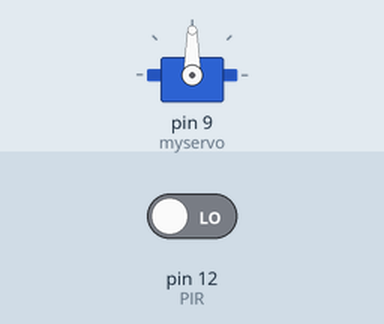
Bench run of a sketch on a simulated Arduino Uno, built with avr-gcc and run on an emulated ATmega328P. On the bench: servo. The inputs (shaded band) are chosen by the test bench; at power-on: pin 12 (PIR) LOW. What the sketch prints to the serial monitor is not drawn.

Above: at 5.2 s.
5.3 s: pin 12 (PIR) driven HIGH
At 8.2 s:
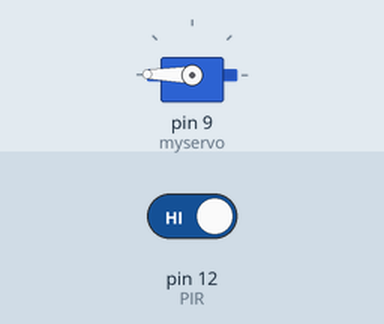
8.5 s: pin 12 (PIR) driven LOW
At 11.5 s:
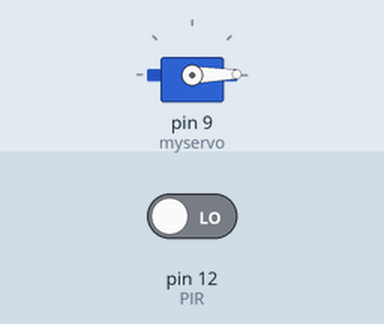
Timing chart, 0 to 13.0 s (numbered marks = the images above; inputs shaded):
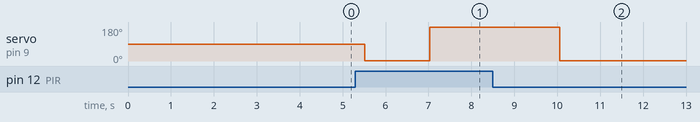

Measured:
- after the input at 8.5 s, servo on pin 9 (myservo): 179° → 1° after 1.6 s

The sketch:

TestFinale.ino
```cpp
#include <Servo.h>
#define PIR 12

int etat = 0;
int calibrationTime = 10;

Servo myservo;  // Créer un objet servo pour contrôler


int pos = 0;    // Variable pour stocker la position du servo

void setup()
{
   for(int i = 0; i < calibrationTime; i++){
    Serial.print(".");
    delay(400);
  }
  Serial.println();
  Serial.println("Capteur Calibre");

  Serial.begin(9600); //Moniteur série
  pinMode(PIR, INPUT); // Broche 12 configurée en entrée
  myservo.attach(9);  // attaches the servo on pin 9 to the servo object
}


void loop()
{

  etat = digitalRead(PIR); // Lit l'état de la broche 12
  Serial.print(etat); //Affiche l'état dans le moniteur série
  delay(1500); // Délai pour ne pas écrire trop vite dans le moniteur

  if (etat == 1) {
  for(pos = 0; pos < 180; pos += 1)  // Servomoteur de 0 à 180 degrés
  {                                  //
    myservo.write(pos);              //

  }

  }
  if (etat == 0) {
    for(pos = 180; pos>=1; pos-=1)     // Servomoteur de 180 à 0 degrés
  {
          myservo.write(pos);   // Dit au servo d'aller à la position "pos"

  }

  }

}
```
